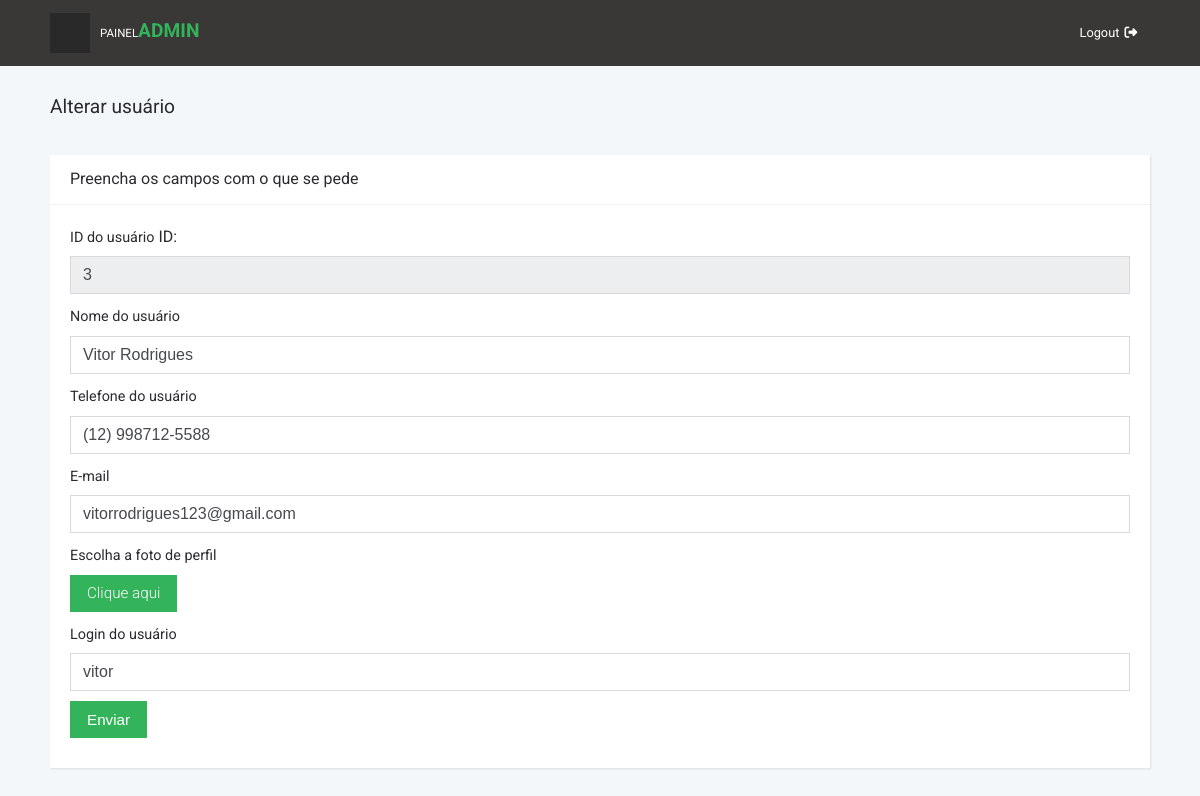
The page /Admin/alterarUsuario.php?id=3 (signed in) on the database its author committed.
### tables this page shows
CREATE TABLE `usuarios` (
  `id` int(11) NOT NULL,
  `nome` varchar(100) NOT NULL,
  `telefone` varchar(30) NOT NULL,
  `endereco` varchar(255) NOT NULL,
  `num` varchar(50) NOT NULL,
  `bairro` varchar(100) NOT NULL,
  `cidade` varchar(100) NOT NULL,
  `email` varchar(100) NOT NULL,
  `login` varchar(30) NOT NULL,
  `senha` varchar(32) NOT NULL,
  `data_cadastro` datetime DEFAULT NULL,
  `nivel` enum('Cliente','Farmacia','HomeCare','Admin') NOT NULL DEFAULT 'Cliente',
  `foto` varchar(255) DEFAULT NULL
);

### Admin/alterarUsuario.php (the view, shortened to what this page needs)
<?php
	  include ("inicio.php");
	  include("conexao.php");
			if(isset($_GET['id']))
		{
			$id=$_GET['id'];
			$sql = "select * from usuarios where id='$id'";
			$resultado = $conexao->query($sql);
			$linha = $resultado->fetch_object();
		}
?>
	   <section class="forms">
        <div class="container-fluid">
          <header>
            <h1 class="h3 display">Alterar usuário</h1>
          </header>
          <div class="row">
            <div class="col-lg-12">
              <div class="card">
                <div class="card-header d-flex align-items-center">
                  <h2 class="h5 display display">Preencha os campos com o que se pede</h2>
                </div>
                <div class="card-block">
                  <form action="confirmaAlterarUsuario.php" method="post" enctype="multipart/form-data" align="auto">
					<div class="form-group">
                      <label>ID do usuário</label>
					  <?php echo "ID: <input name=\"id\" readonly=\"true\" type=\"text\" value=\"$linha->id\" class='form-control'>";?>
                    </div>
                    <div class="form-group">
                      <label>Nome do usuário</label>
                      <input type="text" placeholder="Nome Completo" value="<?php echo $linha->nome;?>" name="nome" class="form-control">
                    </div>
					<div class="form-group">
                      <label>Telefone do usuário</label>
                      <input type="text" placeholder="Telefone" value="<?php echo $linha->telefone;?>"name="telefone" id="telefone" class="form-control" onkeypress="mascara(this, '## ####-####')" maxlength="12">
                    </div>
					<div class="form-group">
                      <label>E-mail</label>
                      <input type="email" placeholder="E-mail" value="<?php echo $linha->email;?>"name="email" class="form-control">
                    </div>
					<div class="form-group">
					<div class="form-group">
					<label> Escolha a foto de perfil</label>
					  <div style="position:relative;">
						<a class='btn btn-primary' href='javascript:;'>
						Clique aqui
						</a>
						</div>
					</div>
                      <label>Login do usuário</label>
                      <input type="text" placeholder="Login" value="<?php echo $linha->login;?>"name="login" class="form-control">
                    </div>
                    <div class="form-group">
                      <input type="submit" value="Enviar" class="btn btn-primary">
                    </div>
                  </form>
                </div>
              </div>
            </div>
            </div>
           </div>
      </section>

### Admin/css/style.default.css (style rules this page uses)
a { display: inline-block; text-decoration: none; color: #fff; transition: all 0.3s; }
body { overflow-x: hidden; }
h2 { color: #555; font-weight: 400; }
.card { height: 100%; border: none; background: #fff; box-shadow: 1px 1px 2px rgba(0, 0, 0, 0.1); border-radius: 0; }
.card-header { height: 50px; background-color: #fff; border-bottom-color: #f3f3f3; border-top: none; }
.card-header h2, .card-header h3 { margin-bottom: 0; }
.display { font-weight: 400 !important; }
@media (min-width: 992px) { .container-fluid { padding: 0 50px; } }
section.forms div[class*="col-"] { margin-bottom: 30px; }
section.forms header { padding: 30px 0; }
section.forms .form-group { margin-bottom: 0; }
section.forms .btn-primary, section.forms .btn-secondary { font-weight: 300; font-size: 0.75em; border-radius: 0; }
section.forms input.form-control { border-radius: 0; }
section.forms .form-group { margin-bottom: 10px; }
section.forms label { font-size: 0.8em; }
@media (min-width: 992px) { section.forms h2 { font-size: 1rem; } }
@media (min-width: 992px) { section.forms input.form-control { border-radius: 0; } }
@media (min-width: 992px) { section.forms label { font-size: 0.9em; } }
@media (min-width: 992px) { section.forms .btn-primary, section.forms .btn-secondary { font-size: 0.95em; } }
.btn { font-weight: normal; line-height: 1.25; border: 1px solid transparent; padding: 0.5rem 1rem; font-size: 1rem; border-radius: 0.25rem; transition: all 0.2s ease-in-out; }
.btn-primary { color: #fff; background-color: #33b35a; border-color: #33b35a; }
body { font-family: "Roboto", sans-serif; font-size: 1rem; font-weight: normal; line-height: 1.5; color: #292b2c; background-color: #fff; }
a { color: #33b35a; text-decoration: none; }
h1, h2, h3, h4, h5, h6, .h1, .h2, .h3, .h4, .h5, .h6 { margin-bottom: 0.5rem; font-family: "Roboto", sans-serif; font-weight: 500; line-height: 1.1; color: inherit; }
h1, .h1 { font-size: 1.5rem; }
h2, .h2 { font-size: 1.3rem; }
h3, .h3 { font-size: 1.2rem; }
h5, .h5 { font-size: 0.9rem; }

### rows shown on the page
usuarios: id "3", nome "Vitor Rodrigues", telefone "(12) 998712-5588", email "vitorrodrigues123@gmail.com", login "vitor"
